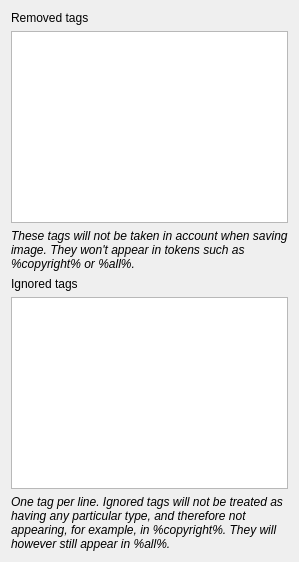
      <widget class="QWidget" name="pageIgnoredTags">
       <layout class="QVBoxLayout" name="verticalLayout_5">
        <item>
         <widget class="QLabel" name="label_17">
          <property name="text">
           <string>Removed tags</string>
          </property>
         </widget>
        </item>
        <item>
         <widget class="QPlainTextEdit" name="textRemovedTags"/>
        </item>
        <item>
         <widget class="QLabel" name="label_16">
          <property name="font">
           <font>
            <italic>true</italic>
           </font>
          </property>
          <property name="text">
           <string>These tags will not be taken in account when saving image. They won't appear in tokens such as %copyright% or %all%.</string>
          </property>
          <property name="wordWrap">
           <bool>true</bool>
          </property>
         </widget>
        </item>
        <item>
         <widget class="QLabel" name="labelIgnoredTags">
          <property name="text">
           <string>Ignored tags</string>
          </property>
         </widget>
        </item>
        <item>
         <widget class="QPlainTextEdit" name="textIgnoredTags"/>
        </item>
        <item>
         <widget class="QLabel" name="labelIgnoredTagsInfos">
          <property name="font">
           <font>
            <italic>true</italic>
           </font>
          </property>
          <property name="text">
           <string>One tag per line. Ignored tags will not be treated as having any particular type, and therefore not appearing, for example, in %copyright%. They will however still appear in %all%.</string>
          </property>
          <property name="wordWrap">
           <bool>true</bool>
          </property>
         </widget>
        </item>
       </layout>
      </widget>
